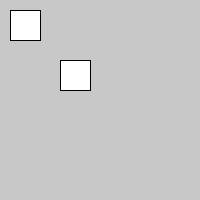
Frame 1 (no input)
Frame 60 (the mouse pressed at the canvas centre just before this capture): identical to frame 1, image omitted
Frame 120 (the mouse held since frame 60 and released just before this capture): identical to frame 1, image omitted

The Processing sketch that drew this single still picture (run headless with seeded random() and noise(); from frame 60 on, the mouse is pressed at the canvas centre):

// Processing sketch: Aufgabe_2_3_a
// ── Aufgabe_2_3_a.pde
void setup() {
  size(200, 200);
  background(200);
  
  int x = 10;
  int y = 10;
  rect(x, y, 30, 30);
  
  x += 50;
  y += 50;
  rect(x, y, 30, 30);
  
}

void draw() {
}
